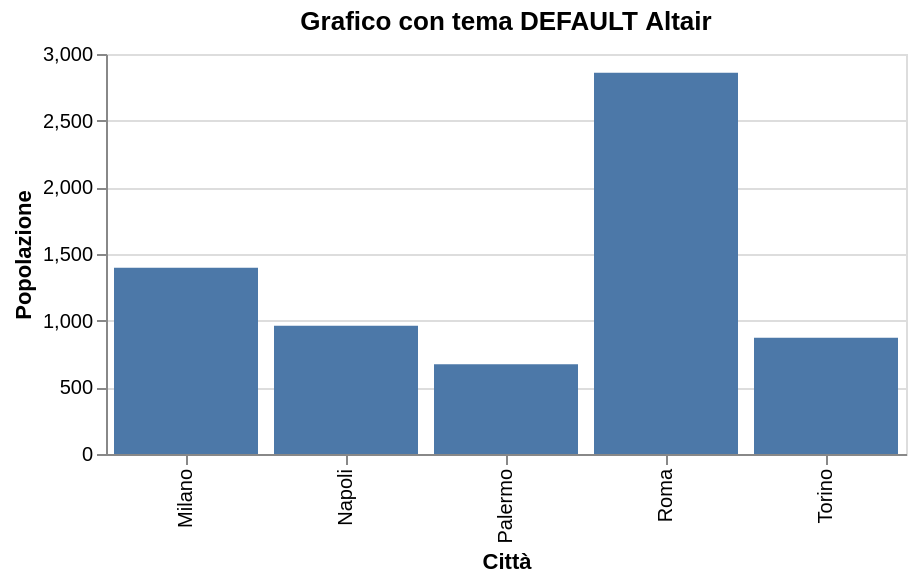

The notebook cell this image was saved under:
### Markdown cell above
## 7. Disabilita Tema Altair (Opzionale)

### Code cell
# Torna al tema default di Altair
mbs.disable_altair_theme()

print(f"Tema Altair corrente: {alt.themes.active}")

# Test con tema default
test_chart = alt.Chart(cities).mark_bar().encode(
    x='Città:N',
    y='Popolazione:Q'
).properties(title='Grafico con tema DEFAULT Altair', width=400, height=200)

test_chart

### Figure 1 — Vega-Lite specification as saved in the notebook (floating-point values rounded to 4 significant figures)
{"config": {"view": {"continuousWidth": 300, "continuousHeight": 300}}, "data": {"name": "data-d52ee3e087e8cac5d26e4e12e4428192"}, "mark": {"type": "bar"}, "encoding": {"x": {"field": "Città", "type": "nominal"}, "y": {"field": "Popolazione", "type": "quantitative"}}, "height": 200, "title": "Grafico con tema DEFAULT Altair", "width": 400, "$schema": "https://vega.github.io/schema/vega-lite/v5.20.1.json", "datasets": {"data-d52ee3e087e8cac5d26e4e12e4428192": [{"Città": "Milano", "Popolazione": 1396}, {"Città": "Roma", "Popolazione": 2860}, {"Città": "Napoli", "Popolazione": 962}, {"Città": "Torino", "Popolazione": 871}, {"Città": "Palermo", "Popolazione": 674}]}}
